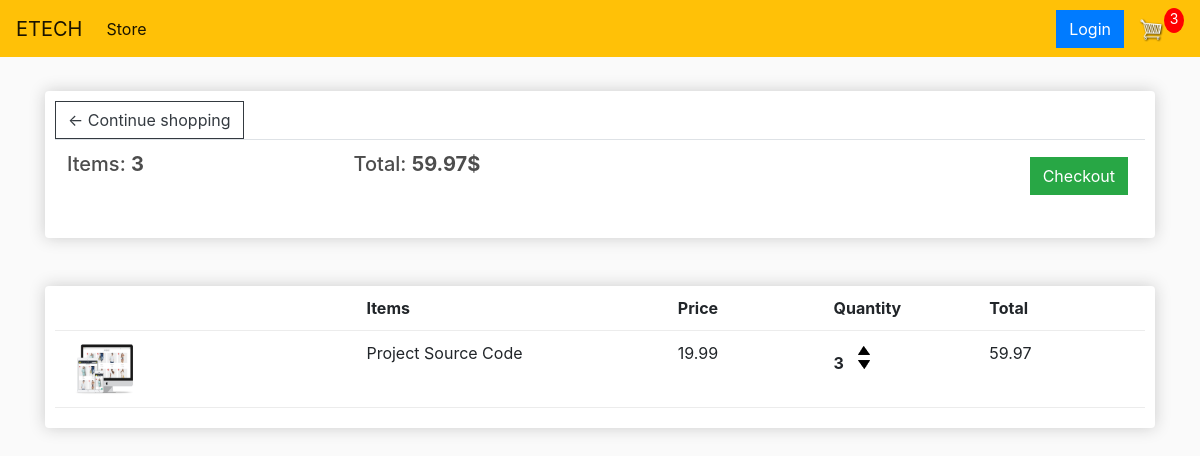
/Cart (signed in), run on the app's committed database.
### store/models.py (models this page shows, shortened)
class Order(models.Model):
    customer = models.ForeignKey(Customer, on_delete=models.SET_NULL, null=True, blank=True)
    date_ordered = models.DateTimeField(auto_now_add=True)
    complete = models.BooleanField(default=False)
    transaction_id = models.CharField(max_length=100, null=True)
    @property
    def get_card_total(self):
        orderitem = self.orderitem_set.all()
        total = sum([item.get_total for item in orderitem])
        return total
    @property
    def get_card_item(self):
        orderitem = self.orderitem_set.all()
        total = sum([item.quantity for item in orderitem])
        return total

class OrderItem(models.Model):
    product = models.ForeignKey(Product, on_delete=models.SET_NULL, null=True, blank=True)
    order = models.ForeignKey(Order, on_delete=models.SET_NULL, null=True, blank=True)
    quantity = models.IntegerField(default=0, null=True, blank=True)
    date_added = models.DateTimeField(auto_now_add=True)
    @property
    def get_total(self):
        total = self.product.price * self.quantity
        return total

class Product(models.Model):
    name = models.CharField(max_length=255, null=True)
    price = models.DecimalField(max_digits=7, decimal_places=2)
    digital = models.BooleanField(default=False, null=True, blank=False)
    image = models.ImageField(null=True, blank=True)
    @property
    def imageURL(self):
        try:
            url = self.image.url
        except:
            url = ''
        return url

### store/views.py (the view)
# urls.py: path('Cart', views.cart, name='cart'),
def cart(request):
    if request.user.is_authenticated:
        customer = request.user.customer
        order, created = Order.objects.get_or_create(customer=customer, complete=False)
        items = order.orderitem_set.all()
        CartItems = order.get_card_item
    else:
        items = []
        order = {'get_card_total': 0, 'get_card_item': 0}
        CartItems = order['get_card_item']
    context = {'items': items, 'order': order, 'CartItems': CartItems}
    return render(request, 'store/Cart.html', context)

### store/templates/store/Cart.html
{% extends 'main.html' %}
{% load static %}
{% block content %}
<div class="row">
    <div class="col-lg-12">
        <div class="box-element">
            <a class="btn btn-outline-dark" href="{% url 'store' %}">&#x2190; Continue shopping </a>
            <table class="table">
                <tr>
                    <th><h5>Items: <strong>{{ order.get_card_item }}</strong></h5></th>
                    <th><h5>Total: <strong>{{ order.get_card_total | floatformat:2 }}$</strong></h5></th>
                    <th>
                        <a style="float:right; margin: 5px" class="btn btn-success" href="{% url 'checkout' %}">Checkout</a>
                    </th>
                </tr>
            </table>
        </div>
        <br>
        <br>
        <div class="box-element">
            <div class="cart-row">
                <div style="flex: 2"></div>
                <div style="flex: 2"><strong>Items</strong></div>
                <div style="flex: 1"><strong>Price</strong></div>
                <div style="flex: 1"><strong>Quantity</strong></div>
                <div style="flex: 1"><strong>Total</strong></div>
            </div>
            {% for item in items %}
            <div class="cart-row">
		        <div style="flex:2"><img class="row-image" src="{{ item.product.imageURL }}"></div>
		        <div style="flex:2"><p>{{ item.product.name }}</p></div>
		        <div style="flex:1"><p>{{ item.product.price | floatformat:2 }}</p></div>
		        <div style="flex:1">
			        <p class="quantity">{{ item.quantity }}</p>
			            <div class="quantity">
				            <img  data-product="{{ item.product.id }}"  data-action="add" class="chg-quantity update-cart" src="{% static  'image/arrow-up.png' %}">
				            <img data-product="{{ item.product.id }}" data-action="remove" class="chg-quantity update-cart" src="{% static  'image/arrow-down.png' %}">
			            </div>
                </div>
		            <div style="flex:1"><p>{{ item.get_total }}</p></div>
            </div>
            {% endfor %}
        </div>
    </div>
</div>
{% endblock %}

### static/css/main.css (style rules this page uses)
body { background-color: hsl(0, 0%, 98%); }
h1,h2,h3,h4,h5,h6 { color:hsl(0, 0%, 30%); }
.box-element { box-shadow:hsl(0, 0%, 80%) 0 0 16px; background-color: #fff; border-radius: 4px; padding: 10px; }
.col-lg-4, .col-lg-6, .col-lg-8, .col-lg-12 { margin-top: 10px; }
.btn { border-radius: 0; }
.row-image { width: 100px; }
.cart-row { display: flex; align-items:stretch; padding-bottom: 10px; margin-bottom: 10px; border-bottom: 1px solid #ececec; }
.quantity { display: inline-block; font-weight: 700; padding-right:10px; }
.chg-quantity { width: 12px; cursor: pointer; display: block; margin-top: 5px; transition:.1s; }

### data on the page
Order: get_card_item "3", get_card_total "59.97"
OrderItem: product.imageURL (picture), product.name "Project Source Code", product.price "19.99", quantity "3", get_total "59.97"

### other printed values
{{ CartItems }} "3"
